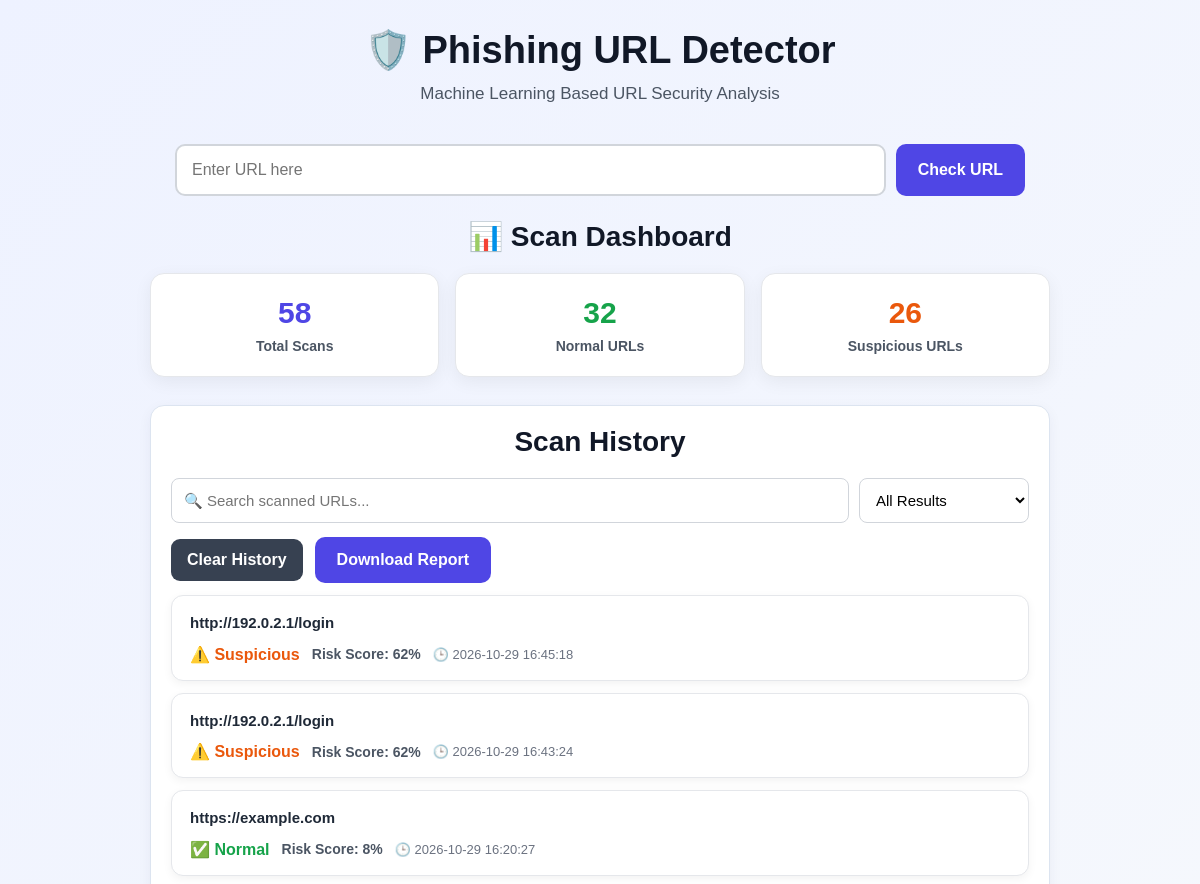
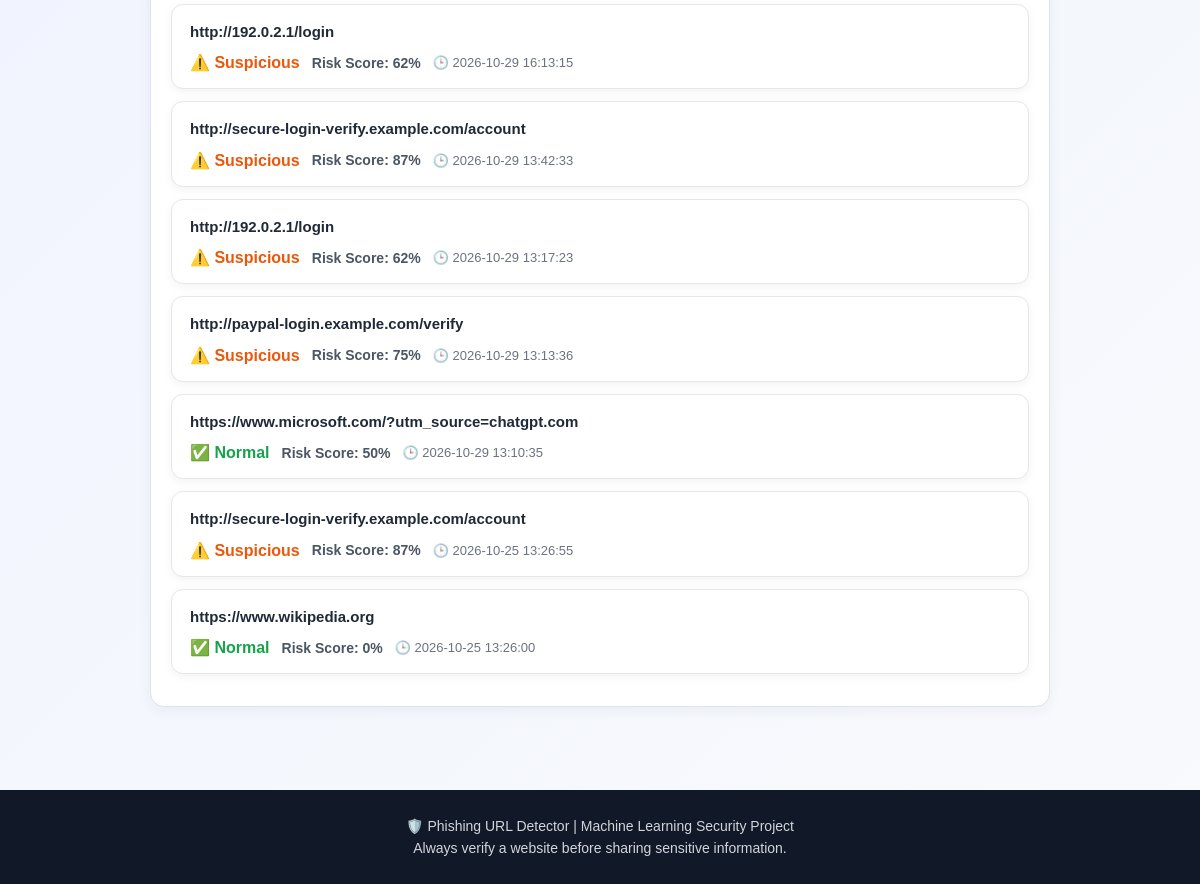
The page / on the database its author committed (2 pictures, top to bottom).
### tables this page shows
CREATE TABLE scans (
            id INTEGER PRIMARY KEY AUTOINCREMENT,
            url TEXT NOT NULL,
            result TEXT NOT NULL,
            risk_score INTEGER,
            scanned_at TIMESTAMP DEFAULT CURRENT_TIMESTAMP
        );

### app.py (the view, shortened to what this page needs)
@app.route("/", methods=["GET", "POST"])
def home():
    result = None
    scan_result = None
    risk_score = 0
    protocol = ""
    domain = ""
    path = ""
    has_ip = "No"
    https_status = "No"
    url_intelligence = {}
    typo_result = None
    indicators = []
    investigation_details = []
    scanned_url = ""
    history, total_scans, normal_count, suspicious_count = (
        get_dashboard_stats()
    )
    return render_template(
        "index.html",
        result=result,
        scan_result=scan_result,
        risk_score=risk_score,
        url=scanned_url,
        history=history,
        protocol=protocol,
        domain=domain,
        path=path,
        has_ip=has_ip,
        https_status=https_status,
        url_intelligence=url_intelligence,
        typo_result=typo_result,
        indicators=indicators,
        investigation_details=investigation_details,
        total_scans=total_scans,
        normal_count=normal_count,
        suspicious_count=suspicious_count
    )

### app.py (called while the page is built)
def get_dashboard_stats():
    with sqlite3.connect(DATABASE) as connection:
        connection.row_factory = sqlite3.Row
        total_scans = connection.execute(
            "SELECT COUNT(*) FROM scans"
        ).fetchone()[0]
        normal_count = connection.execute(
            "SELECT COUNT(*) FROM scans WHERE result = 'Normal'"
        ).fetchone()[0]
        suspicious_count = connection.execute(
            "SELECT COUNT(*) FROM scans WHERE result = 'Suspicious'"
        ).fetchone()[0]
        rows = connection.execute("""
            SELECT id, url, result, risk_score, scanned_at
            FROM scans
            ORDER BY id DESC
            LIMIT 10
        """).fetchall()
        history = [dict(row) for row in rows]
    return history, total_scans, normal_count, suspicious_count

### templates/index.html (shortened to what this page needs)
<!DOCTYPE html>
<html lang="en">
<head>
    <link rel="stylesheet" href="{{ url_for('static', filename='style.css') }}">
</head>
<body>
    <header class="page-header">
        <h1>🛡️ Phishing URL Detector</h1>
        <p>Machine Learning Based URL Security Analysis</p>
    </header>
    <main>
        <section class="scanner">
            <form method="POST" action="/">
                <input
                    type="text"
                    name="url"
                    placeholder="Enter URL here"
                    maxlength="2048"
                    required
                >
                <button type="submit">Check URL</button>
            </form>
        </section>
        <section class="dashboard-section">
            <h2 class="dashboard-title">📊 Scan Dashboard</h2>
            <div class="dashboard">
                <div class="stat-card">
                    <div class="stat-number">{{ total_scans }}</div>
                    <div class="stat-label">Total Scans</div>
                </div>
                <div class="stat-card normal-card">
                    <div class="stat-number">{{ normal_count }}</div>
                    <div class="stat-label">Normal URLs</div>
                </div>
                <div class="stat-card suspicious-card">
                    <div class="stat-number">{{ suspicious_count }}</div>
                    <div class="stat-label">Suspicious URLs</div>
                </div>
            </div>
        </section>
        <section class="history-section">
            <h2 class="history-title">Scan History</h2>
            <div class="history-controls">
                <input
                    type="text"
                    id="historySearch"
                    placeholder="🔍 Search scanned URLs..."
                    oninput="filterHistory()"
                >
                <select id="historyFilter" onchange="filterHistory()">
                    <option value="all">All Results</option>
                </select>
            </div>
            <div class="history-actions">
                <a
                    href="{{ url_for('clear_history') }}"
                    class="clear-history"
                    onclick="return confirm('Are you sure you want to clear all scan history?')"
                >
                    Clear History
                </a>
                <button type="button" onclick="downloadReport()">
                    Download Report
                </button>
            </div>
            <div id="historyList">
                {% if history %}
                    {% for item in history %}
                    <div
                        class="history-item"
                        data-result="{{ item['result'] | lower }}"
                        data-url="{{ item['url'] | lower }}"
                    >
                        <div class="history-url">{{ item["url"] }}</div>
                        <div class="history-details">
                            {% if item["result"] == "Suspicious" %}
                                <strong class="suspicious">
                                    ⚠️ Suspicious
                                </strong>
                            {% else %}
                                <strong class="normal">
                                    ✅ Normal
                                </strong>
                            {% endif %}
                            <span class="history-risk">
                                Risk Score: {{ item["risk_score"] }}%
                            </span>
                            <span class="history-time">
                                🕒 {{ item["scanned_at"] }}
                            </span>
                        </div>
                    </div>
                    {% endfor %}
                {% else %}
                    <p>No URLs scanned yet.</p>
                {% endif %}
            </div>
        </section>
    </main>
    <footer>
        <p>
            🛡️ Phishing URL Detector | Machine Learning Security Project
        </p>
        <p>
            Always verify a website before sharing sensitive information.
        </p>
    </footer>
</body>
</html>

### static/style.css (style rules this page uses)
* { box-sizing: border-box; }
body { margin: 0; padding: 0; font-family: Arial, sans-serif; background: linear-gradient(135deg, #eef2ff, #f8fafc); color: #1f2937; }
.page-header { text-align: center; padding: 28px 16px 10px; }
.page-header h1 { margin: 0 0 12px; font-size: 38px; color: #111827; }
.page-header p { margin: 0; font-size: 17px; color: #4b5563; }
main { width: 100%; max-width: 1000px; margin: 0 auto; padding: 20px; }
.scanner { width: 100%; max-width: 850px; margin: 10px auto 24px; }
.scanner form { display: flex; width: 100%; gap: 10px; margin: 0; }
input[type="text"], select { font-family: inherit; }
.scanner input[type="text"] { flex: 1; min-width: 0; padding: 15px; font-size: 16px; border: 2px solid #d1d5db; border-radius: 10px; outline: none; background: white; }
button { padding: 14px 22px; font-size: 16px; border: none; border-radius: 10px; background: #4f46e5; color: white; cursor: pointer; font-weight: bold; }
.dashboard-section { width: 100%; max-width: 900px; margin: 24px auto; }
.dashboard-title { text-align: center; margin: 0 0 20px; font-size: 28px; color: #111827; }
.dashboard { display: grid; grid-template-columns: repeat(3, minmax(0, 1fr)); gap: 16px; width: 100%; margin: 0 auto; }
.stat-card { min-width: 0; padding: 22px 12px; background: white; border: 1px solid #e5e7eb; border-radius: 14px; text-align: center; box-shadow: 0 5px 18px rgba(0, 0, 0, 0.06); }
.stat-number { display: block; margin-bottom: 8px; font-size: 30px; font-weight: bold; color: #4f46e5; }
.stat-label { font-size: 14px; font-weight: bold; color: #4b5563; overflow-wrap: anywhere; }
.normal-card .stat-number { color: #16a34a; }
.suspicious-card .stat-number { color: #ea580c; }
.history-section { width: 100%; max-width: 900px; margin: 28px auto; padding: 20px; background: white; border: 1px solid #dce4f0; border-radius: 14px; box-shadow: 0 4px 14px rgba(20, 40, 80, 0.05); }
.history-title { text-align: center; margin: 0 0 20px; font-size: 28px; color: #111827; }
.history-controls { display: flex; gap: 10px; margin-bottom: 14px; }
.history-controls input, .history-controls select { min-width: 0; padding: 12px; border: 1px solid #d1d5db; border-radius: 8px; font-size: 15px; background: white; }
.history-controls input { flex: 1; }
.history-controls select { width: 170px; }
.history-actions { display: flex; align-items: center; gap: 12px; margin: 12px 0; }
.clear-history { display: inline-block; padding: 12px 16px; background: #374151; color: white; text-decoration: none; border-radius: 9px; font-weight: bold; }
.history-item { display: block; width: 100%; margin: 12px 0; padding: 16px 18px; background: white; border: 1px solid #e5e7eb; border-radius: 12px; box-shadow: 0 3px 10px rgba(0, 0, 0, 0.05); }
.history-url { margin-bottom: 10px; font-size: 15px; font-weight: bold; line-height: 1.5; overflow-wrap: anywhere; word-break: break-word; }
.history-details { display: flex; flex-wrap: wrap; align-items: center; gap: 12px; }
.suspicious { color: #ea580c; white-space: nowrap; }
.normal { color: #16a34a; white-space: nowrap; }
.history-risk { font-size: 14px; font-weight: bold; color: #4b5563; }
.history-time { font-size: 13px; color: #6b7280; }
footer { margin-top: 35px; padding: 22px 16px; background: #111827; color: #d1d5db; text-align: center; font-size: 14px; }
footer p { margin: 6px 0; color: #d1d5db; font-size: 14px; }

### rows shown on the page
scans: url "http://192.0.2.1/login", result "⚠️ Suspicious", risk_score "62", scanned_at "2026-10-29 16:45:18"
scans: url "http://192.0.2.1/login", result "⚠️ Suspicious", risk_score "62", scanned_at "2026-10-29 16:43:24"
scans: url "https://example.com", result "✅ Normal", risk_score "8", scanned_at "2026-10-29 16:20:27"
scans: url "http://192.0.2.1/login", result "⚠️ Suspicious", risk_score "62", scanned_at "2026-10-29 16:13:15"
scans: url "http://secure-login-verify.example.com/account", result "⚠️ Suspicious", risk_score "87", scanned_at "2026-10-29 13:42:33"
scans: url "http://192.0.2.1/login", result "⚠️ Suspicious", risk_score "62", scanned_at "2026-10-29 13:17:23"
scans: url "http://paypal-login.example.com/verify", result "⚠️ Suspicious", risk_score "75", scanned_at "2026-10-29 13:13:36"
scans: url "https://www.microsoft.com/?utm_source=chatgpt.com", result "✅ Normal", risk_score "50", scanned_at "2026-10-29 13:10:35"
scans: url "http://secure-login-verify.example.com/account", result "⚠️ Suspicious", risk_score "87", scanned_at "2026-10-25 13:26:55"
scans: url "https://www.wikipedia.org", result "✅ Normal", risk_score "0", scanned_at "2026-10-25 13:26:00"

### other values the page prints
{{ total_scans }} "58"
{{ normal_count }} "32"
{{ suspicious_count }} "26"
